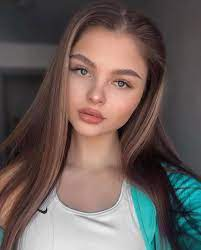
#> input picture computer vision/4-Image_Recognition_with_PyTorch/download.jpg, 201 x 250 px, found by its file name
$ jupyter execute face_detection.ipynb
#> lines starting #> are read from the running program, lines starting #| are printed output that depends on the picture; after the words box and inside, x2 and y2 are one past the last pixel; in counts of white or black regions, pixels touching at a corner belong together
[cell 1]
import cv2

[cell 2]
face_cascade = cv2.CascadeClassifier(cv2.data.haarcascades +'haarcascade_frontalface_alt2.xml')

[cell 3]
img=cv2.imread('/content/download.jpg')
#> img is the input picture: shape (250, 201, 3); mean B, G, R 90.4, 94, 107

[cell 4]
faces = face_cascade.detectMultiScale(img, 1.1, 4)
#> faces = [[48, 35, 106, 106]]

[cell 5]
for (x, y, w, h) in faces:
  cv2.rectangle(img, (x, y), (x+w, y+h), (255, 0, 0), 2)
#> this loop made 1 pass
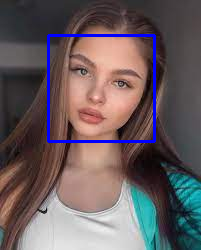
#> img: shape (250, 201, 3); 2.52% of pixels changed, all inside (x1, y1, x2, y2) = (47, 34, 156, 143)
cv2.imwrite("face_detected.png", img)
print('Successfully saved')


$ run again, with computer vision/4-Image_Recognition_with_PyTorch/322868_1100-800x825.jpg copied over computer vision/4-Image_Recognition_with_PyTorch/download.jpg
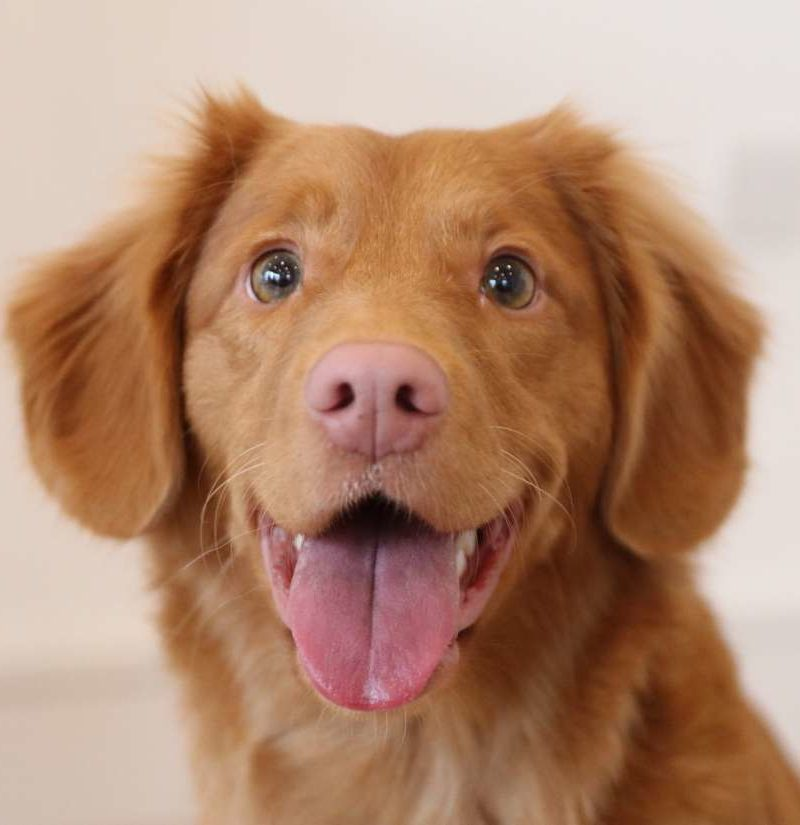
#> input picture computer vision/4-Image_Recognition_with_PyTorch/322868_1100-800x825.jpg, 800 x 825 px, found by its file name
#> img is the input picture: shape (825, 800, 3); mean B, G, R 112.3, 137.1, 177.1
#> faces = [[280, 328, 183, 183]]
#> the loop `for (x, y, w, h) in faces:` made 1 pass
#> after the loop `for (x, y, w, h) in faces:`:
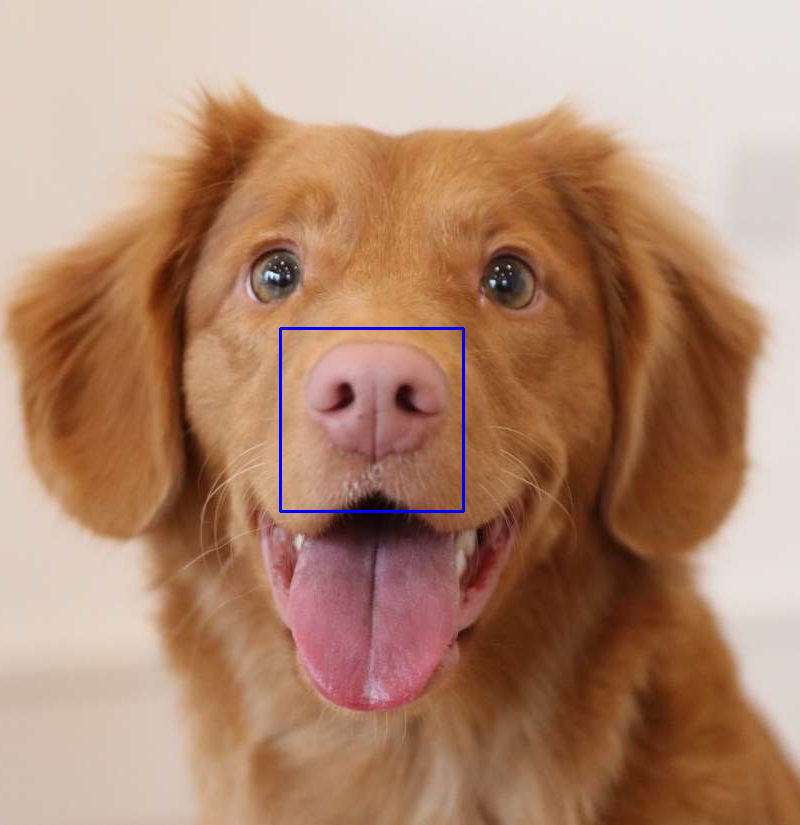
#> img: shape (825, 800, 3); 0.33% of pixels changed, all inside (x1, y1, x2, y2) = (279, 327, 465, 513)
